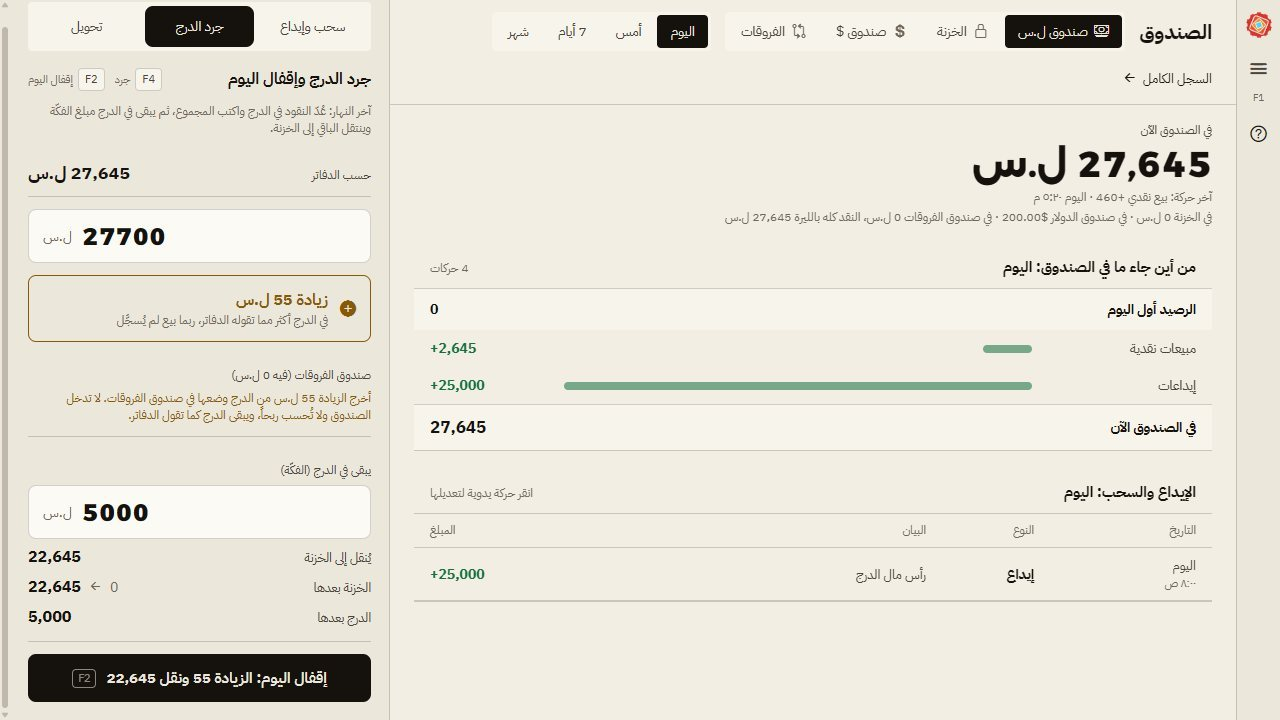
#> input picture img/roze-close-day.jpg, 1280 x 720 px; its folder holds 4 pictures in this run
$ python make-webp.py
#> lines starting #> are read from the running program, lines starting #| are printed output that depends on the picture
# Smaller WebP copies of every photo in img/, for srcset: 640 px for cards and 1280 px for wide images.
# The original stays and is what the lightbox opens. Run after adding or replacing a photo:
#   python tools/make-webp.py
# then give the new <img> a srcset like the others, e.g.
#   srcset="img/sm/NAME-640.webp 640w, img/sm/NAME-1280.webp 1280w" sizes="(max-width: 700px) 92vw, 351px"
# (for a photo narrower than 1280 px, the last candidate is the original: img/NAME.jpg <its width>w).
import os
import sys
from PIL import Image

root = os.path.join(os.path.dirname(os.path.abspath(__file__)), "..", "img")
out = os.path.join(root, "sm")
os.makedirs(out, exist_ok=True)
for name in sorted(os.listdir(root)):
    src = os.path.join(root, name)
    if not os.path.isfile(src) or not name.lower().endswith((".jpg", ".jpeg", ".png")):
        continue
    im = Image.open(src)
#> im is the input picture: PIL image 1280x720 RGB; mean R, G, B 230.4, 226.8, 215.9
    im.load()
    if im.mode not in ("RGB", "RGBA"):
        im = im.convert("RGB")
    base, (w, h) = os.path.splitext(name)[0], im.size
    for target in (640, 1280):
        if target > w and target != 640:
            continue  # no 1280 copy of a smaller photo: the original serves instead
        size = (target, round(h * target / w)) if w > target else (w, h)
        (im.resize(size, Image.LANCZOS) if size != (w, h) else im).save(os.path.join(out, f"{base}-{target}.webp"), "WEBP", quality=80, method=6)
#> this loop made 2 passes
#> pass 1, `(im.resize(size, Image.LANCZOS) if size != (w, h) else im).save(os.pat..`:
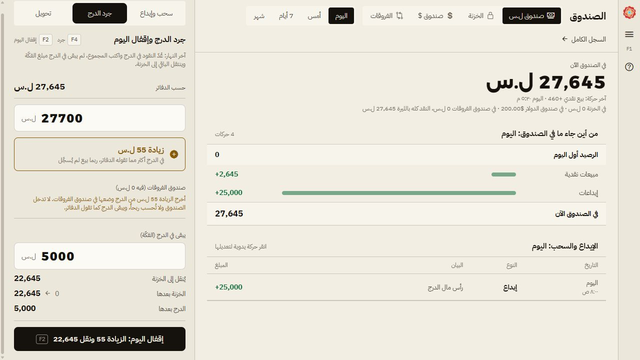
#> saved as roze-close-day-640.webp: PIL image 640x360 RGB; mean R, G, B 230.4, 226.7, 215.9
    print(f"{name}: {w}x{h}")
#| roze-close-day.jpg: 1280x720
#> pass 2 of the loop `for name in sorted(os.listdir(root)):`:
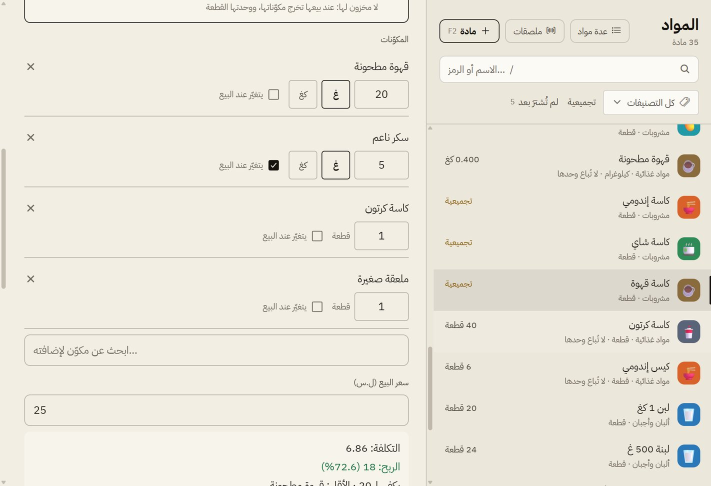
#> input picture img/roze-composite.jpg, 1422 x 972 px (shown at 1/2 size)
#> im is the input picture: PIL image 1422x972 RGB; mean R, G, B 235, 231.2, 220.2
#> the loop `for target in (640, 1280):` made 2 passes
#> size on passes 1 to 2: (640, 437), (1280, 875)
#> pass 1, `(im.resize(size, Image.LANCZOS) if size != (w, h) else im).save(os.pat..`:
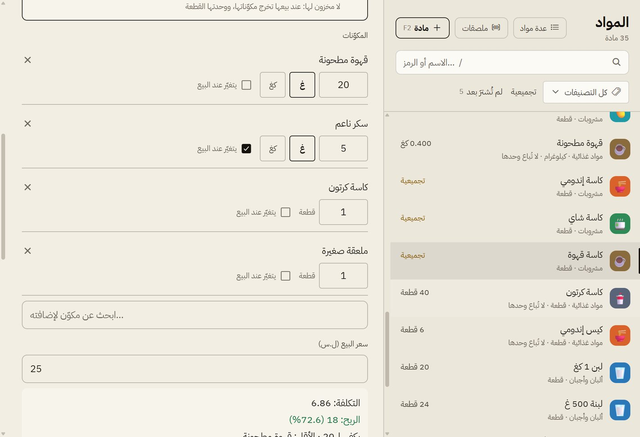
#> saved as roze-composite-640.webp: PIL image 640x437 RGB; mean R, G, B 235, 231.2, 220.2
#> pass 2, `(im.resize(size, Image.LANCZOS) if size != (w, h) else im).save(os.pat..`:
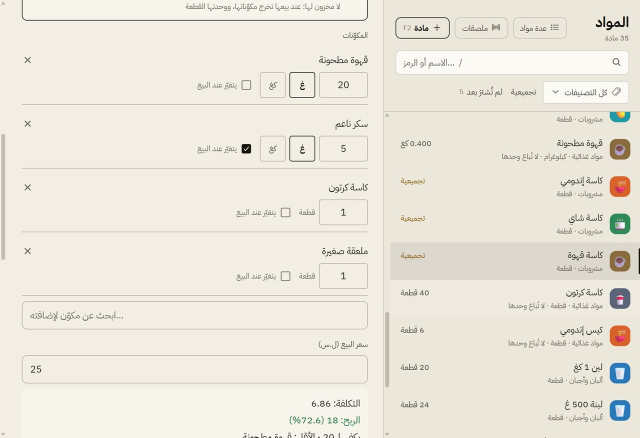
#> saved as roze-composite-1280.webp: PIL image 1280x875 RGB (shown at 1/2 size); mean R, G, B 235, 231.2, 220.2
#| roze-composite.jpg: 1422x972
#> pass 3 of the loop `for name in sorted(os.listdir(root)):`:
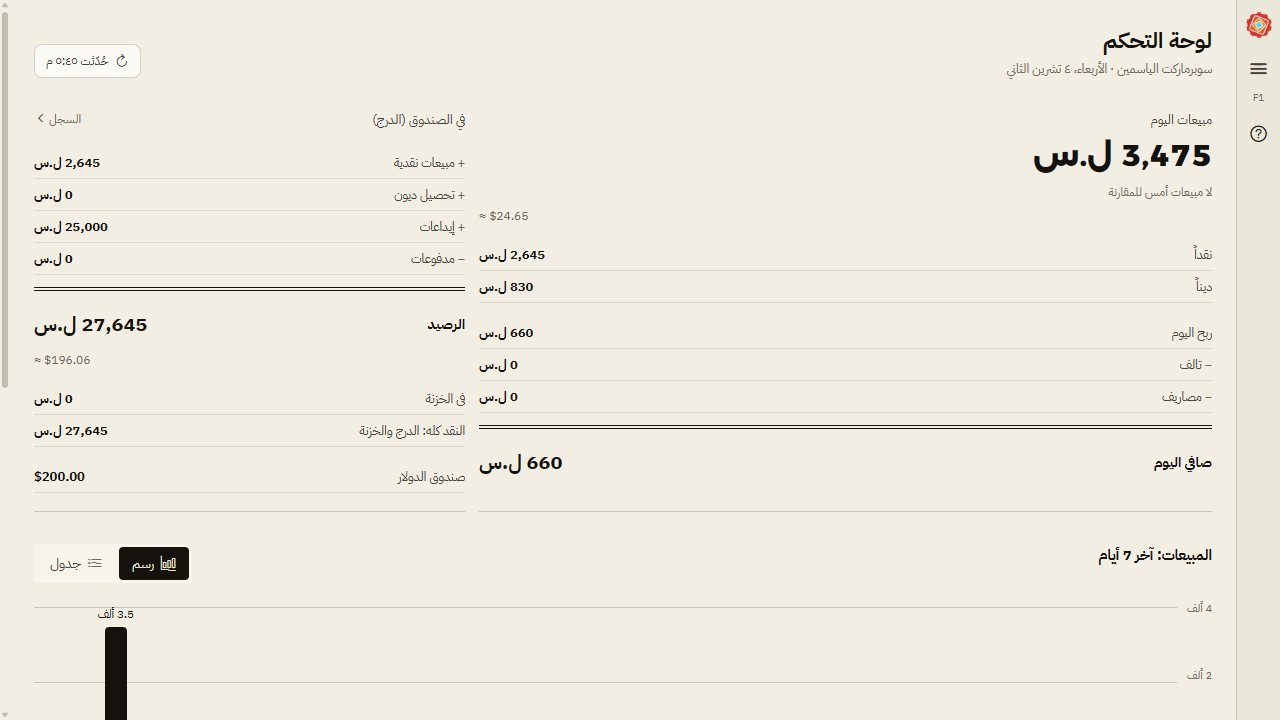
#> input picture img/roze-dashboard.jpg, 1280 x 720 px
#> im is the input picture: PIL image 1280x720 RGB; mean R, G, B 237.8, 233.8, 222.9
#> the loop `for target in (640, 1280):` made 2 passes
#> size on passes 1 to 2: (640, 360), (1280, 720)
#> pass 1, `(im.resize(size, Image.LANCZOS) if size != (w, h) else im).save(os.pat..`:
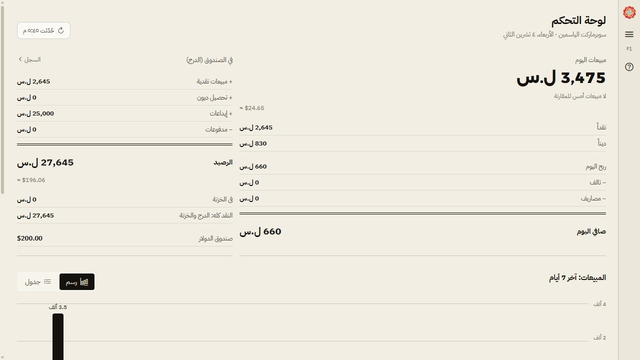
#> saved as roze-dashboard-640.webp: PIL image 640x360 RGB; mean R, G, B 237.8, 233.8, 222.9
#| roze-dashboard.jpg: 1280x720
#> the loop made 5 passes; the first 3 are shown
